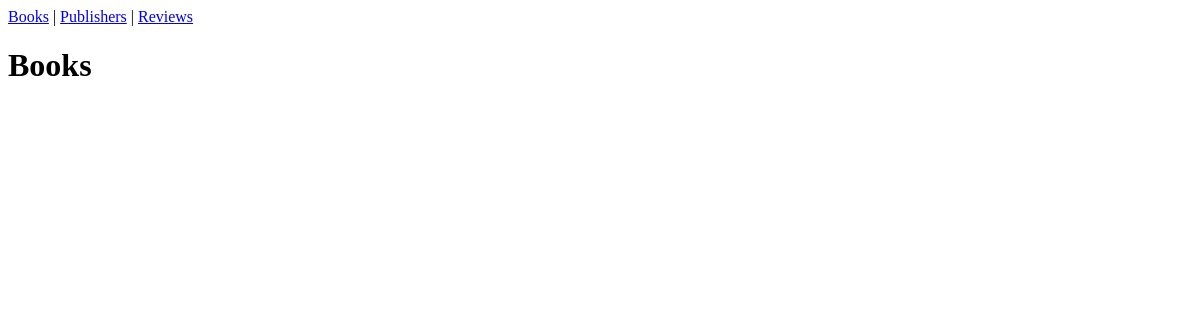
Before: / with the older database file.
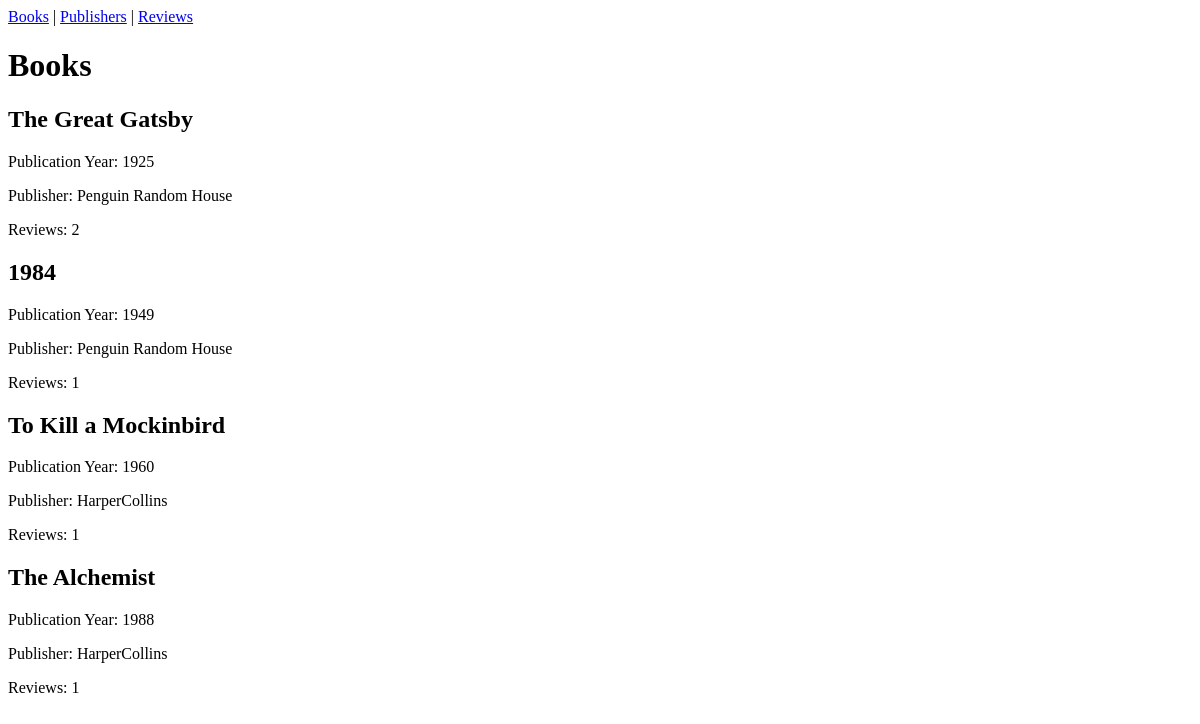
After: the same page with the newer database file.
### catalog/models.py (models this page shows, shortened)
class Book(models.Model):
        title = models.CharField(max_length=200)
        publisher = models.ForeignKey(Publisher, on_delete=models.CASCADE)
        publication_year = models.IntegerField()

class Publisher(models.Model):
    name = models.CharField(max_length=200)

### catalog/views.py (the view)
# urls.py: path("", BookListView.as_view(), name="book-list"),
class BookListView(ListView):
    model = Book
    template_name = 'book_list.html'

### catalog/templates/book_list.html
{% extends "base.html" %}
{% block content %}
<h1>Books</h1>
{% for book in object_list %}
    <h2>{{ book.title }}</h2>
    <p>Publication Year: {{ book.publication_year }}</p>
    <p>Publisher: {{ book.publisher.name }}</p>
    <p>Reviews: {{book.review_set.count}}</p>
{% endfor %}
{% endblock %}

### catalog/templates/base.html (shortened to what this page needs)
</head>
<body>
    <nav>
        <a href="{% url 'book-list' %}">Books</a> |
        <a href="{% url 'publisher-list' %}">Publishers</a> |
        <a href="{% url 'review-list' %}">Reviews</a>
    </nav>
    {% block content %}
    {% endblock %}
</body>
</html>

Changed rows visible on the page:
added Book: title "The Great Gatsby", publication_year "1925", publisher.name "Penguin Random House", review_set.count "2"
added Book: title "1984", publication_year "1949", publisher.name "Penguin Random House", review_set.count "1"
added Book: title "To Kill a Mockinbird", publication_year "1960", publisher.name "HarperCollins", review_set.count "1"
added Book: title "The Alchemist", publication_year "1988", publisher.name "HarperCollins", review_set.count "1"
